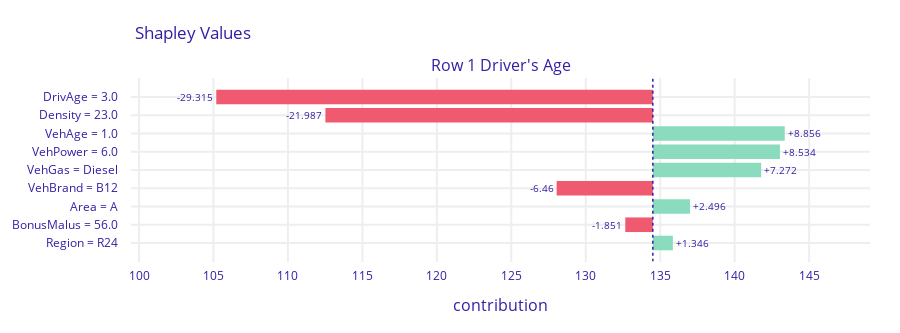

Notebook code cell kept with this figure:
### Code cell
pp_best_constrained_lgbm_exp.plot()

### Figure 1 — Plotly figure (JSON) as saved in the notebook; plotly's stock layout.template omitted (floating-point values rounded to 4 significant figures)
{"data": [{"base": 134.5, "hoverinfo": "text", "hoverlabel": {"bgcolor": "rgba(0,0,0,0.8)"}, "hovertext": ["Average response: 134.503<br>Prediction: 103.394<br>DrivAge = 3.0<br>decreases average response <br>by 29.315", "Average response: 134.503<br>Prediction: 103.394<br>Density = 23.0<br>decreases average response <br>by 21.987", "Average response: 134.503<br>Prediction: 103.394<br>VehAge = 1.0<br>increases average response <br>by 8.856", "Average response: 134.503<br>Prediction: 103.394<br>VehPower = 6.0<br>increases average response <br>by 8.534", "Average response: 134.503<br>Prediction: 103.394<br>VehGas = Diesel<br>increases average response <br>by 7.272", "Average response: 134.503<br>Prediction: 103.394<br>VehBrand = B12<br>decreases average response <br>by 6.46", "Average response: 134.503<br>Prediction: 103.394<br>Area = A<br>increases average response <br>by 2.496", "Average response: 134.503<br>Prediction: 103.394<br>BonusMalus = 56.0<br>decreases average response <br>by 1.851", "Average response: 134.503<br>Prediction: 103.394<br>Region = R24<br>increases average response <br>by 1.346"], "marker": {"color": ["#f05a71", "#f05a71", "#8bdcbe", "#8bdcbe", "#8bdcbe", "#f05a71", "#8bdcbe", "#f05a71", "#8bdcbe"]}, "orientation": "h", "showlegend": false, "text": ["-29.315", "-21.987", "+8.856", "+8.534", "+7.272", "-6.46", "+2.496", "-1.851", "+1.346"], "textposition": "outside", "type": "bar", "x": [-29.32, -21.99, 8.856, 8.534, 7.272, -6.46, 2.496, -1.851, 1.346], "xaxis": "x", "y": ["DrivAge = 3.0", "Density = 23.0", "VehAge = 1.0", "VehPower = 6.0", "VehGas = Diesel", "VehBrand = B12", "Area = A", "BonusMalus = 56.0", "Region = R24"], "yaxis": "y"}], "layout": {"annotations": [{"font": {"size": 16}, "showarrow": false, "text": "Row 1 Driver's Age", "x": 0.5, "xanchor": "center", "xref": "paper", "y": 1, "yanchor": "bottom", "yref": "paper"}, {"font": {"size": 16}, "showarrow": false, "text": "contribution", "x": 0.5, "xanchor": "center", "xref": "paper", "y": 0, "yanchor": "top", "yref": "paper", "yshift": -30}], "font": {"color": "#371ea3"}, "height": 333, "margin": {"b": 71, "r": 30, "t": 78}, "shapes": [{"line": {"color": "#371ea3", "dash": "dot", "width": 1.5}, "type": "line", "x0": 134.5, "x1": 134.5, "xref": "x", "y0": -1, "y1": 9, "yref": "y"}], "title": {"text": "Shapley Values", "x": 0.15}, "xaxis": {"anchor": "y", "automargin": true, "domain": [0, 1], "fixedrange": true, "gridwidth": 2, "range": [99.46, 149.1], "tickcolor": "white", "ticklen": 3, "ticks": "outside", "type": "linear", "zeroline": false}, "yaxis": {"anchor": "x", "automargin": true, "autorange": "reversed", "domain": [0, 1], "fixedrange": true, "gridwidth": 2, "tickcolor": "white", "ticklen": 10, "ticks": "outside", "type": "category"}}}
